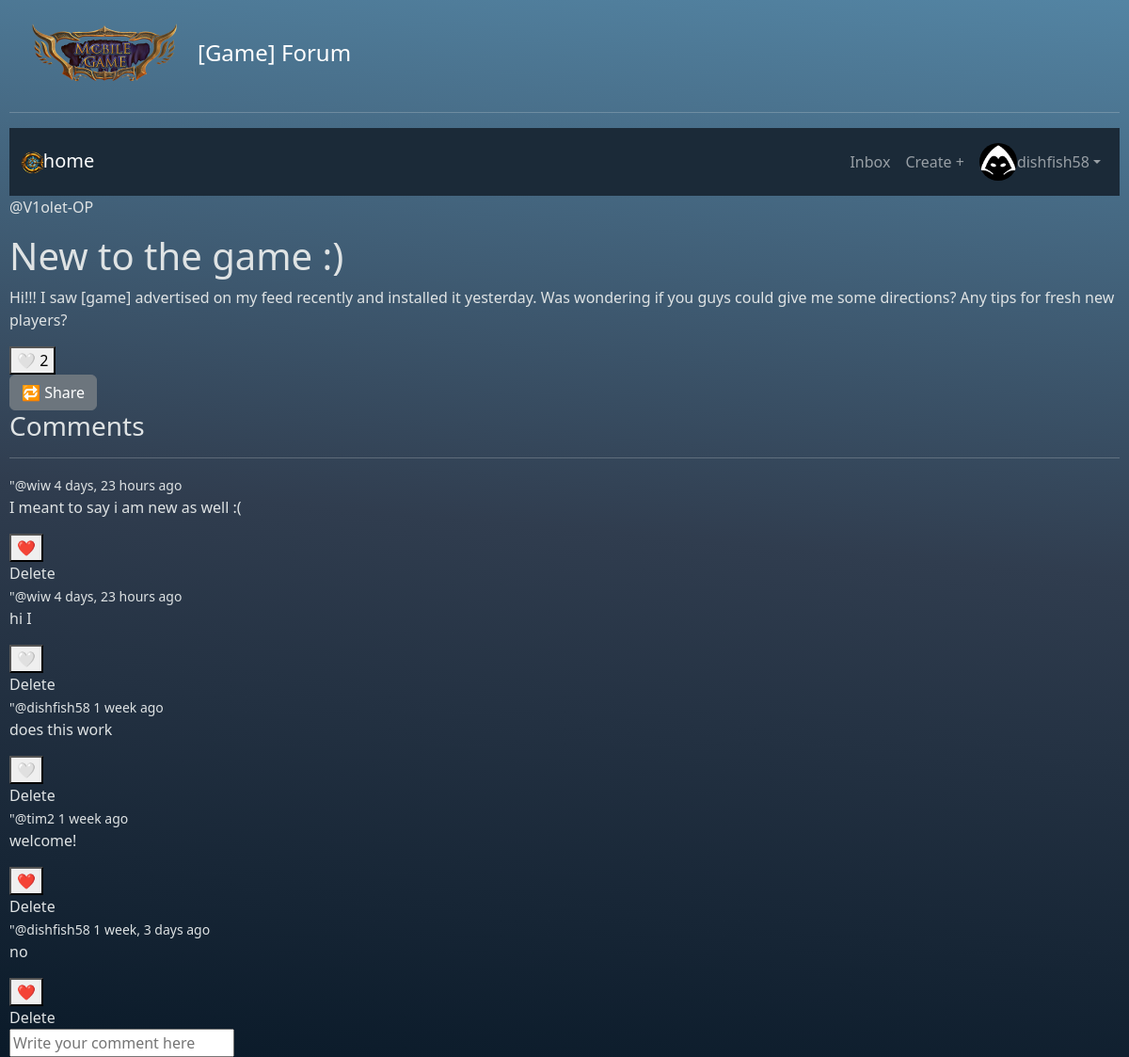
Screenshot of /room/1/ (signed in) with the database file from the repository.
### base/models.py (models this page shows, shortened)
class Room(models.Model):
    host = models.ForeignKey(settings.AUTH_USER_MODEL,on_delete = models.SET_NULL,null = True, related_name="posts")
    topic=models.ForeignKey(Topic,on_delete=models.SET_NULL,null=True)
    name = models.CharField(max_length=200)
    description =models.TextField(null=True, blank=True)
    image = models.ImageField(upload_to='room_images/', blank=True,null=True)
    updated=models.DateTimeField(auto_now=True)
    created=models.DateTimeField(auto_now_add=True)
    likes = models.ManyToManyField(settings.AUTH_USER_MODEL, related_name='liked_rooms',blank=True)
    class Meta:
        ordering = ['-updated', '-created']
        permissions = [
            ("can_delete_any_room", "Can delete any room")
        ]

class Message(models.Model):
    user= models.ForeignKey(settings.AUTH_USER_MODEL,on_delete=models.CASCADE)
    deleted_by_moderator = models.BooleanField(default=False)
    room = models.ForeignKey(Room, on_delete=models.CASCADE)
    body = models.TextField()
    updated=models.DateTimeField(auto_now=True)
    created=models.DateTimeField(auto_now_add=True)
    likes = models.ManyToManyField(settings.AUTH_USER_MODEL,related_name='liked_comments', blank=True)
    class Meta:
        permissions = [
            ("can_delete_any_message", "Can delete any message")
        ]

### base/views.py (the view, shortened to what this page needs)
# urls.py: path('room/<str:pk>/', views.room, name='room'),
def room(request, pk):
   room = get_object_or_404(Room, pk=pk)
   if request.user.is_authenticated:
       affinity, _ = TopicCount.objects.get_or_create(
           user=request.user,
           topic=room.topic
       )
       affinity.score += 1
       affinity.save()
   comments = room.message_set.all().order_by('-created')
   context = {'room':room, 'comments':comments}
   return render(request, 'base/room.html', context)

### base/templates/base/room.html (shortened to what this page needs)
{% extends 'main.html' %}
{% block content %}
<div class="post-container">
<p><a href="{% url 'usermanager:user-profile' room.host.id %}">@{{room.host}}</a>-OP</p>
<h1>{{room.name}}</h1>
<p>{{room.description}}</p>
 {% if user.is_authenticated %}
<form method="post" action="{% url 'base:room-like' room.id %}">
  <button type="submit">
    {% if request.user in room.likes.all %}
      ❤️
    {% else %}
      🤍
    {% endif %}
    {{ room.likes.count }}
  </button>
</form>
{% endif %}
<a class="btn btn-secondary"
     href="{% url 'base:share-room' room.id %}">
    🔁 Share
  </a>
<div class="comment-wrapper">
   <h3>Comments</h3>
   <hr>
  {% for message in comments %}
   <div>
      <small><a href="{% url 'usermanager:user-profile' message.user.id %}">"@{{message.user}}</a> {{message.created|timesince}} ago</small>
       {% if message.deleted_by_moderator %}
      <p class="deleted-placeholder">
        [Removed by moderator]
      </p>
      {% else %}
      <p>{{ message.body }}</p>
       {% if user.is_authenticated %}
       <form method="post" action="{% url 'base:message-like' message.id %}">
        <button type="submit">
         {% if request.user in message.likes.all %}
         ❤️
         {% else %}
         🤍
        {% endif %}
        </button>
       </form>
       {% endif %}
       {% endif %}
       {% if request.user == message.user or perms.base.delete_message %}
       <a href="{% url 'base:delete-comment' message.id %}">Delete</a>
       {% endif %}
   </div>
   {% endfor %}
   <div class="comment-form">
       {% if request.user.is_authenticated %}
      <form method="POST" action="">
         <input type="text" name="body" placeholder="Write your comment here"/>
      </form>
      {% else %}
      <div class="login-prompt">
        <p>You must <a href="{% url 'usermanager:user-login' %}">log in</a> to leave a comment.</p>
      </div>
      {% endif %}
   </div>
</div>
</div>
{% endblock content %}

### templates/navbar.html (shortened to what this page needs)
<!DOCTYPE html>
{% load static %}
<html lang="en">
<head>
</head>
<body>
<hr>
<nav class="navbar navbar-expand-lg navbar-dark custom-navbar sticky-top">
    <div class="container-fluid">
        <a class="navbar-brand" href="{% url 'base:home' %}">
            <img src="{% static 'images/logo.png' %}" height="30" alt="Logo">home
        </a>
        <div class="collapse navbar-collapse" id="mainNavbar">
            <ul class="navbar-nav ms-auto align-items-center">
                {% if request.user.is_authenticated %}
                <li class="nav-item">
                    <a class="nav-link" href="{% url 'usermanager:inbox' %}">
                        Inbox {% if unread_notifs %}<span class="badge bg-danger">{{ unread_notifs }}</span>{% endif %}
                    </a>
                </li>
                <li class="nav-item">
                    <a class="nav-link" href="{% url 'base:create-post' %}">
                        Create +
                    </a>
                </li>
                <li class="nav-item dropdown">
                    <a
                            class="nav-link dropdown-toggle d-flex align-items-center"
                            href="#"
                            id="profileDropdown"
                            role="button"
                            data-bs-toggle="dropdown"
                            aria-expanded="false"
                    >
                        {% if profile.pfp %}
                        <img
                                src="{{ profile.pfp.url }}"
                                alt="{{ profile_user.username }}’s avatar"
                                class="rounded-circle"
                                width="40"
                                height="40"
                        />
                        {% else %}
                        <img
                                src="{% static 'images/default-pfp.png' %}"
                                alt="Default avatar"
                                class="rounded-circle"
                                width="40"
                                height="40"
                        />
                        {% endif %}
                        {{ request.user.username }}
                    </a>
                </li>
                {% else %}
                <li class="nav-item">
                    <a class="nav-link" href="{% url 'usermanager:user-login' %}">Login</a>
                </li>
                {% endif %}
            </ul>
        </div>
    </div>
</nav>
</body>
</html>

### static/styles/main.css (style rules this page uses)
html, body { height: 100%; }
body { background: #0a1a29; background: linear-gradient(5deg, rgba(10, 26, 41, 1) 0%, rgba(48, 61, 79, 1) 50%, rgba(83, 132, 163, 1) 100%); background-attachment: fixed; background-size: cover; color: #dfe3e4; padding:10px; }
.custom-navbar { background-color: #1b2a38; }
.custom-navbar .nav-link { color: #f0f0f0; }
a { color: #dfe3e4; text-decoration: none; }

### rows the page displays
Room: host "V1olet", name "New to the game :)", description "Hi!!! I saw [game] advertised on my feed recently and installed it yesterday. Was wondering if you guys could give me some directions? Any tips for fresh new players?", likes.count "2"
Message: user "wiw", created "4 days, 23 hours", body "I meant to say i am new as well :(", shows "Delete"
Message: user "wiw", created "4 days, 23 hours", body "hi I", shows "Delete"
Message: user "dishfish58", created "1 week", body "does this work", shows "Delete"
Message: user "tim2", created "1 week", body "welcome!", shows "Delete"
Message: user "dishfish58", created "1 week, 3 days", body "no", shows "Delete"

### other values shown
{{ request.user.username }} "dishfish58"
